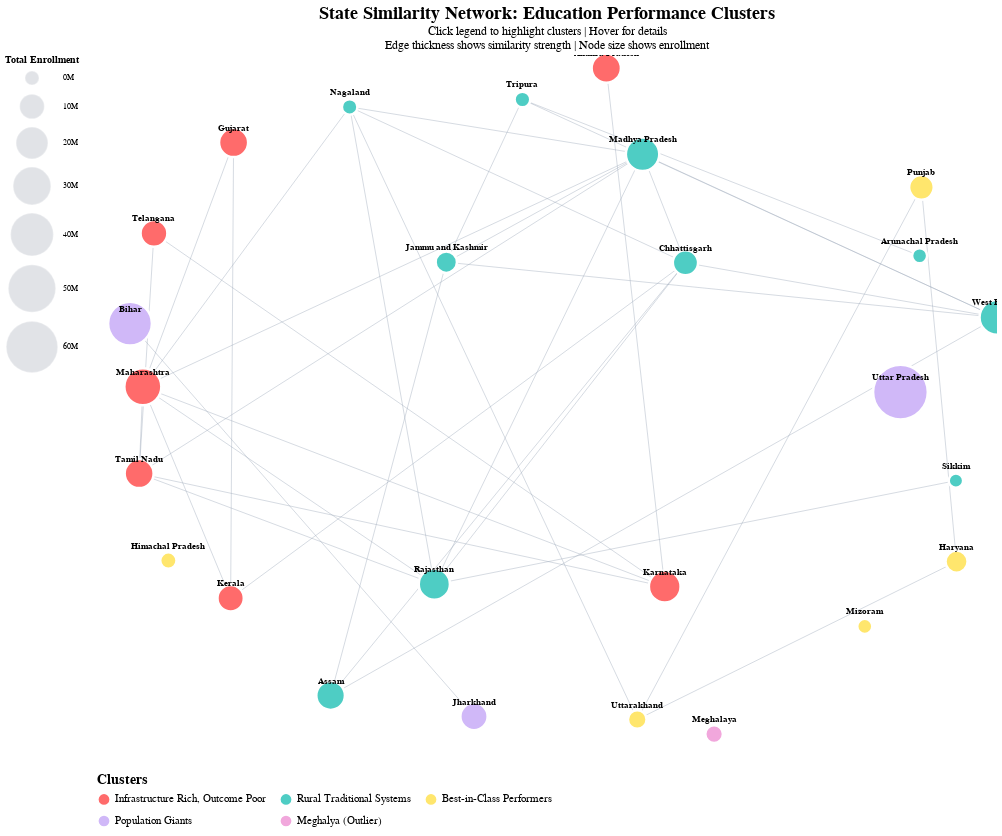

The notebook cell this image was saved under:
### Code cell
import pandas as pd
import numpy as np
import altair as alt
import networkx as nx
from sklearn.preprocessing import StandardScaler
from sklearn.cluster import AgglomerativeClustering
from scipy.spatial.distance import pdist, squareform


# ============================================
# PREPARE NODE DATA
# ============================================

# Get spring layout positions
pos = nx.spring_layout(G, k=2, iterations=50, seed=42)

# Create nodes dataframe
nodes_list = []
for node in G.nodes():
    x, y = pos[node]
    nodes_list.append({
        'state': node,
        'x': x,
        'y': y,
        'cluster': G.nodes[node]['cluster'],
        'cluster_name': G.nodes[node]['cluster_name'],
        'reading': G.nodes[node]['reading'],
        'math': G.nodes[node]['math'],
        'infrastructure': G.nodes[node]['infrastructure'],
        'str_ratio': G.nodes[node]['str_ratio'],
        'enrollment': G.nodes[node]['enrollment']
    })

df_nodes = pd.DataFrame(nodes_list)

# Calculate normalized enrollment for sizing
df_nodes['enrollment_millions'] = df_nodes['enrollment'] / 1000000

print(f"✓ Prepared {len(df_nodes)} nodes")

# ============================================
# PREPARE EDGE DATA
# ============================================

# Create edges dataframe
edges_list = []
for u, v in G.edges():
    x0, y0 = pos[u]
    x1, y1 = pos[v]
    edges_list.append({
        'source': u,
        'target': v,
        'x': x0,
        'y': y0,
        'x2': x1,
        'y2': y1,
        'similarity': G[u][v]['similarity']
    })

df_edges = pd.DataFrame(edges_list)

print(f"✓ Prepared {len(df_edges)} edges")

# ============================================
# CREATE ALTAIR CHART
# ============================================

alt.data_transformers.disable_max_rows()

# Create cluster selection (click legend to highlight)
cluster_selection = alt.selection_point(
    fields=['cluster_name'], 
    bind='legend'
)

# Hover selection to highlight connected states
hover = alt.selection_point(
    on='mouseover',
    fields=['state'],
    nearest=True,
    empty=False
)

# Define color scheme
color_scale = alt.Scale(
    domain=list(cluster_names.values()),
    range=['#ff6b6b', '#4ecdc4', '#ffe66d', '#d0b8f8', '#f1a7dc']
)

# Create edge layer
edges = alt.Chart(df_edges).mark_line(
    strokeWidth=1,
    color="#9aa6b7",
    opacity=0.4
).encode(
    x=alt.X('x:Q', axis=None),
    y=alt.Y('y:Q', axis=None),
    x2='x2:Q',
    y2='y2:Q',
    strokeWidth=alt.StrokeWidth('similarity:Q', 
                                 scale=alt.Scale(range=[1, 8]),
                                 legend=None)
)

# Create node layer
nodes = alt.Chart(df_nodes).mark_circle(
    stroke='white',
    strokeWidth=2.5,
    opacity=0.95
).encode(
    x=alt.X('x:Q', axis=None),
    y=alt.Y('y:Q', axis=None),
    size=alt.Size('enrollment:Q', 
                  title='Total Enrollment',
                  scale=alt.Scale(range=[200, 3000]),
                  legend=alt.Legend(
                      orient='left',
                      direction='vertical',
                      titleFontSize=10,
                      labelFontSize=8,
                      format='~s',
                      symbolFillColor='#9ca3af',  # Gray color for legend symbols
                      #symbolStrokeColor='#6b7280',
                      symbolOpacity=0.3
                  )),
    color=alt.Color('cluster_name:N',
                    title='Clusters',
                    scale=color_scale,
                    legend=alt.Legend(
                        orient='bottom',
                        titleFontSize=14,
                        labelFontSize=11,
                        columns=3,
                        symbolSize=150,
                        labelLimit=300
                    )),
    opacity=alt.condition(
        cluster_selection,
        alt.value(1),
        alt.value(0.1)
    ),
    tooltip=[
        alt.Tooltip('state:N', title='State'),
        alt.Tooltip('cluster_name:N', title='Cluster'),
        alt.Tooltip('reading:Q', title='Reading (Std 8)', format='.1f'),
        alt.Tooltip('math:Q', title='Math (Std 8)', format='.1f'),
        alt.Tooltip('infrastructure:Q', title='Infrastructure Index', format='.1f'),
        alt.Tooltip('str_ratio:Q', title='Student-Teacher Ratio', format='.1f'),
        alt.Tooltip('enrollment_millions:Q', title='Enrollment (millions)', format='.2f')
    ]
).add_params(
    cluster_selection
)

# Create text labels
labels = alt.Chart(df_nodes).mark_text(
    align='center',
    baseline='middle',
    dy=-15,
    fontSize=9,
    fontWeight='bold',
    font='Arial'
).encode(
    x=alt.X('x:Q', axis=None),
    y=alt.Y('y:Q', axis=None),
    text='state:N',
    opacity=alt.condition(
        cluster_selection,
        alt.value(1),
        alt.value(0.3)
    )
)

# Combine layers
network_chart = (edges + nodes + labels).properties(
    width=900,
    height=700,
    title={
        "text": "State Similarity Network: Education Performance Clusters",
        "subtitle": [
            "Click legend to highlight clusters | Hover for details",
            "Edge thickness shows similarity strength | Node size shows enrollment"
        ],
        "fontSize": 18,
        "subtitleFontSize": 12,
        "anchor": "middle"
    }
).configure_view(
    strokeWidth=0
).configure_axis(
    grid=False
).interactive()

# Display
network_chart.show()

# Save as JSON for your website
output_json = '/Users/trishapunamiya/tpunamiya.github.io-4/charts/state_network_altair.json'
network_chart.save(output_json)

# ============================================
# ALSO SAVE THE DATA
# ============================================

# Save nodes
df_nodes.to_json(
    '/Users/trishapunamiya/tpunamiya.github.io-4/charts/network_nodes.json',
    orient='records',
    indent=2
)

# Save edges
df_edges.to_json(
    '/Users/trishapunamiya/tpunamiya.github.io-4/charts/network_edges.json',
    orient='records',
    indent=2
)

### Figure 1 — Vega-Lite specification as saved in the notebook (floating-point values rounded to 4 significant figures)
{"config": {"view": {"continuousWidth": 300, "continuousHeight": 300, "strokeWidth": 0}, "axis": {"grid": false}}, "layer": [{"data": {"name": "data-cdb7ddabe8968b3b3abb3c236285ef47"}, "mark": {"type": "line", "color": "#9aa6b7", "opacity": 0.4, "strokeWidth": 1}, "encoding": {"strokeWidth": {"field": "similarity", "legend": null, "scale": {"range": [1, 8]}, "type": "quantitative"}, "x": {"axis": null, "field": "x", "type": "quantitative"}, "x2": {"field": "x2"}, "y": {"axis": null, "field": "y", "type": "quantitative"}, "y2": {"field": "y2"}}, "name": "view_57"}, {"data": {"name": "data-a766809bf4fb1fec4c6292d59140f9f1"}, "mark": {"type": "circle", "opacity": 0.95, "stroke": "white", "strokeWidth": 2.5}, "encoding": {"color": {"field": "cluster_name", "legend": {"columns": 3, "labelFontSize": 11, "labelLimit": 300, "orient": "bottom", "symbolSize": 150, "titleFontSize": 14}, "scale": {"domain": ["Infrastructure Rich, Outcome Poor", "Rural Traditional Systems", "Best-in-Class Performers", "Population Giants", "Meghalya (Outlier)"], "range": ["#ff6b6b", "#4ecdc4", "#ffe66d", "#d0b8f8", "#f1a7dc"]}, "title": "Clusters", "type": "nominal"}, "opacity": {"condition": {"param": "param_57", "value": 1}, "value": 0.1}, "size": {"field": "enrollment", "legend": {"direction": "vertical", "format": "~s", "labelFontSize": 8, "orient": "left", "symbolFillColor": "#9ca3af", "symbolOpacity": 0.3, "titleFontSize": 10}, "scale": {"range": [200, 3000]}, "title": "Total Enrollment", "type": "quantitative"}, "tooltip": [{"field": "state", "title": "State", "type": "nominal"}, {"field": "cluster_name", "title": "Cluster", "type": "nominal"}, {"field": "reading", "format": ".1f", "title": "Reading (Std 8)", "type": "quantitative"}, {"field": "math", "format": ".1f", "title": "Math (Std 8)", "type": "quantitative"}, {"field": "infrastructure", "format": ".1f", "title": "Infrastructure Index", "type": "quantitative"}, {"field": "str_ratio", "format": ".1f", "title": "Student-Teacher Ratio", "type": "quantitative"}, {"field": "enrollment_millions", "format": ".2f", "title": "Enrollment (millions)", "type": "quantitative"}], "x": {"axis": null, "field": "x", "type": "quantitative"}, "y": {"axis": null, "field": "y", "type": "quantitative"}}, "name": "view_56"}, {"data": {"name": "data-a766809bf4fb1fec4c6292d59140f9f1"}, "mark": {"type": "text", "align": "center", "baseline": "middle", "dy": -15, "font": "Arial", "fontSize": 9, "fontWeight": "bold"}, "encoding": {"opacity": {"condition": {"param": "param_57", "value": 1}, "value": 0.3}, "text": {"field": "state", "type": "nominal"}, "x": {"axis": null, "field": "x", "type": "quantitative"}, "y": {"axis": null, "field": "y", "type": "quantitative"}}}], "height": 700, "params": [{"name": "param_57", "select": {"type": "point", "fields": ["cluster_name"]}, "bind": "legend", "views": ["view_56"]}, {"name": "param_59", "select": {"type": "interval", "encodings": ["x", "y"]}, "bind": "scales", "views": ["view_57"]}], "title": {"text": "State Similarity Network: Education Performance Clusters", "subtitle": ["Click legend to highlight clusters | Hover for details", "Edge thickness shows similarity strength | Node size shows enrollment"], "fontSize": 18, "subtitleFontSize": 12, "anchor": "middle"}, "width": 900, "$schema": "https://vega.github.io/schema/vega-lite/v5.20.1.json", "datasets": {"data-cdb7ddabe8968b3b3abb3c236285ef47": [{"source": "Andhra Pradesh", "target": "Karnataka", "x": 0.1317, "y": 0.9625, "x2": 0.2617, "y2": -0.5189, "similarity": 0.7114}, {"source": "Arunachal Pradesh", "target": "Tripura", "x": 0.828, "y": 0.4266, "x2": -0.05465, "y2": 0.873, "similarity": 0.7816}, {"source": "Assam", "target": "Chhattisgarh", "x": -0.4809, "y": -0.8302, "x2": 0.3077, "y2": 0.4064, "similarity": 0.7375}, {"source": "Assam", "target": "Jammu and Kashmir", "x": -0.4809, "y": -0.8302, "x2": -0.2238, "y2": 0.408, "similarity": 0.7017}, {"source": "Assam", "target": "West Bengal", "x": -0.4809, "y": -0.8302, "x2": 1.0, "y2": 0.2502, "similarity": 0.7426}, {"source": "Bihar", "target": "Jharkhand", "x": -0.9267, "y": 0.2327, "x2": -0.1622, "y2": -0.89, "similarity": 0.7932}, {"source": "Chhattisgarh", "target": "Kerala", "x": 0.3077, "y": 0.4064, "x2": -0.703, "y2": -0.5522, "similarity": 0.707}, {"source": "Chhattisgarh", "target": "Madhya Pradesh", "x": 0.3077, "y": 0.4064, "x2": 0.2124, "y2": 0.7165, "similarity": 0.7623}, {"source": "Chhattisgarh", "target": "Nagaland", "x": 0.3077, "y": 0.4064, "x2": -0.4385, "y2": 0.8517, "similarity": 0.7053}, {"source": "Chhattisgarh", "target": "Rajasthan", "x": 0.3077, "y": 0.4064, "x2": -0.2504, "y2": -0.5121, "similarity": 0.7162}, {"source": "Chhattisgarh", "target": "West Bengal", "x": 0.3077, "y": 0.4064, "x2": 1.0, "y2": 0.2502, "similarity": 0.7982}, {"source": "Gujarat", "target": "Kerala", "x": -0.6965, "y": 0.7498, "x2": -0.703, "y2": -0.5522, "similarity": 0.7936}, {"source": "Gujarat", "target": "Maharashtra", "x": -0.6965, "y": 0.7498, "x2": -0.8981, "y2": 0.05206, "similarity": 0.8529}, {"source": "Haryana", "target": "Punjab", "x": 0.9101, "y": -0.4474, "x2": 0.8321, "y2": 0.6219, "similarity": 0.7973}, {"source": "Haryana", "target": "Uttarakhand", "x": 0.9101, "y": -0.4474, "x2": 0.2006, "y2": -0.8986, "similarity": 0.7945}, {"source": "Jammu and Kashmir", "target": "Madhya Pradesh", "x": -0.2238, "y": 0.408, "x2": 0.2124, "y2": 0.7165, "similarity": 0.7419}, {"source": "Jammu and Kashmir", "target": "Tripura", "x": -0.2238, "y": 0.408, "x2": -0.05465, "y2": 0.873, "similarity": 0.7317}, {"source": "Jammu and Kashmir", "target": "West Bengal", "x": -0.2238, "y": 0.408, "x2": 1.0, "y2": 0.2502, "similarity": 0.745}, {"source": "Karnataka", "target": "Maharashtra", "x": 0.2617, "y": -0.5189, "x2": -0.8981, "y2": 0.05206, "similarity": 0.7565}, {"source": "Karnataka", "target": "Tamil Nadu", "x": 0.2617, "y": -0.5189, "x2": -0.9064, "y2": -0.1958, "similarity": 0.7566}, {"source": "Karnataka", "target": "Telangana", "x": 0.2617, "y": -0.5189, "x2": -0.8734, "y2": 0.4904, "similarity": 0.7995}, {"source": "Kerala", "target": "Maharashtra", "x": -0.703, "y": -0.5522, "x2": -0.8981, "y2": 0.05206, "similarity": 0.75}, {"source": "Madhya Pradesh", "target": "Maharashtra", "x": 0.2124, "y": 0.7165, "x2": -0.8981, "y2": 0.05206, "similarity": 0.745}, {"source": "Madhya Pradesh", "target": "Nagaland", "x": 0.2124, "y": 0.7165, "x2": -0.4385, "y2": 0.8517, "similarity": 0.7317}, {"source": "Madhya Pradesh", "target": "Rajasthan", "x": 0.2124, "y": 0.7165, "x2": -0.2504, "y2": -0.5121, "similarity": 0.8629}, {"source": "Madhya Pradesh", "target": "Tamil Nadu", "x": 0.2124, "y": 0.7165, "x2": -0.9064, "y2": -0.1958, "similarity": 0.7308}, {"source": "Madhya Pradesh", "target": "West Bengal", "x": 0.2124, "y": 0.7165, "x2": 1.0, "y2": 0.2502, "similarity": 0.7625}, {"source": "Maharashtra", "target": "Nagaland", "x": -0.8981, "y": 0.05206, "x2": -0.4385, "y2": 0.8517, "similarity": 0.7529}, {"source": "Maharashtra", "target": "Rajasthan", "x": -0.8981, "y": 0.05206, "x2": -0.2504, "y2": -0.5121, "similarity": 0.703}, {"source": "Maharashtra", "target": "Tamil Nadu", "x": -0.8981, "y": 0.05206, "x2": -0.9064, "y2": -0.1958, "similarity": 0.7452}, {"source": "Nagaland", "target": "Rajasthan", "x": -0.4385, "y": 0.8517, "x2": -0.2504, "y2": -0.5121, "similarity": 0.7286}, {"source": "Nagaland", "target": "Uttarakhand", "x": -0.4385, "y": 0.8517, "x2": 0.2006, "y2": -0.8986, "similarity": 0.724}, {"source": "Punjab", "target": "Uttarakhand", "x": 0.8321, "y": 0.6219, "x2": 0.2006, "y2": -0.8986, "similarity": 0.7598}, {"source": "Rajasthan", "target": "Sikkim", "x": -0.2504, "y": -0.5121, "x2": 0.9087, "y2": -0.2161, "similarity": 0.7305}, {"source": "Rajasthan", "target": "Tamil Nadu", "x": -0.2504, "y": -0.5121, "x2": -0.9064, "y2": -0.1958, "similarity": 0.7104}, {"source": "Tamil Nadu", "target": "Telangana", "x": -0.9064, "y": -0.1958, "x2": -0.8734, "y2": 0.4904, "similarity": 0.756}, {"source": "Tripura", "target": "West Bengal", "x": -0.05465, "y": 0.873, "x2": 1.0, "y2": 0.2502, "similarity": 0.718}], "data-a766809bf4fb1fec4c6292d59140f9f1": [{"state": "Andhra Pradesh", "x": 0.1317, "y": 0.9625, "cluster": 0, "cluster_name": "Infrastructure Rich, Outcome Poor", "reading": 56.2, "math": 48.4, "infrastructure": 99.04, "str_ratio": 46.9, "enrollment": 16068910, "enrollment_millions": 16.07}, {"state": "Arunachal Pradesh", "x": 0.828, "y": 0.4266, "cluster": 1, "cluster_name": "Rural Traditional Systems", "reading": 76.0, "math": 47.7, "infrastructure": 49.9, "str_ratio": 26.1, "enrollment": 656615, "enrollment_millions": 0.6566}, {"state": "Assam", "x": -0.4809, "y": -0.8302, "cluster": 1, "cluster_name": "Rural Traditional Systems", "reading": 65.9, "math": 29.2, "infrastructure": 86.59, "str_ratio": 44.5, "enrollment": 15142490, "enrollment_millions": 15.14}, {"state": "Bihar", "x": -0.9267, "y": 0.2327, "cluster": 3, "cluster_name": "Population Giants", "reading": 72.8, "math": 63.6, "infrastructure": 83.32, "str_ratio": 59.4, "enrollment": 41997243, "enrollment_millions": 42.0}, {"state": "Chhattisgarh", "x": 0.3077, "y": 0.4064, "cluster": 1, "cluster_name": "Rural Traditional Systems", "reading": 76.0, "math": 36.7, "infrastructure": 84.65, "str_ratio": 37.4, "enrollment": 10660317, "enrollment_millions": 10.66}, {"state": "Gujarat", "x": -0.6965, "y": 0.7498, "cluster": 0, "cluster_name": "Infrastructure Rich, Outcome Poor", "reading": 75.9, "math": 30.5, "infrastructure": 95.97, "str_ratio": 40.7, "enrollment": 15822125, "enrollment_millions": 15.82}, {"state": "Haryana", "x": 0.9101, "y": -0.4474, "cluster": 2, "cluster_name": "Best-in-Class Performers", "reading": 82.7, "math": 56.4, "infrastructure": 93.42, "str_ratio": 26.8, "enrollment": 7077644, "enrollment_millions": 7.078}, {"state": "Himachal Pradesh", "x": -0.8414, "y": -0.4444, "cluster": 2, "cluster_name": "Best-in-Class Performers", "reading": 88.3, "math": 54.4, "infrastructure": 89.86, "str_ratio": 16.2, "enrollment": 1665194, "enrollment_millions": 1.665}, {"state": "Jammu and Kashmir", "x": -0.2238, "y": 0.408, "cluster": 1, "cluster_name": "Rural Traditional Systems", "reading": 58.5, "math": 35.8, "infrastructure": 68.91, "str_ratio": 37.4, "enrollment": 6240962, "enrollment_millions": 6.241}, {"state": "Jharkhand", "x": -0.1622, "y": -0.89, "cluster": 3, "cluster_name": "Population Giants", "reading": 69.5, "math": 50.9, "infrastructure": 84.69, "str_ratio": 63.5, "enrollment": 13280523, "enrollment_millions": 13.28}, {"state": "Karnataka", "x": 0.2617, "y": -0.5189, "cluster": 0, "cluster_name": "Infrastructure Rich, Outcome Poor", "reading": 62.1, "math": 37.9, "infrastructure": 85.99, "str_ratio": 43.5, "enrollment": 19685263, "enrollment_millions": 19.69}, {"state": "Kerala", "x": -0.703, "y": -0.5522, "cluster": 0, "cluster_name": "Infrastructure Rich, Outcome Poor", "reading": 84.5, "math": 38.2, "infrastructure": 96.78, "str_ratio": 41.3, "enrollment": 12058210, "enrollment_millions": 12.06}, {"state": "Madhya Pradesh", "x": 0.2124, "y": 0.7165, "cluster": 1, "cluster_name": "Rural Traditional Systems", "reading": 66.9, "math": 38.0, "infrastructure": 79.61, "str_ratio": 31.3, "enrollment": 22444915, "enrollment_millions": 22.44}, {"state": "Maharashtra", "x": -0.8981, "y": 0.05206, "cluster": 0, "cluster_name": "Infrastructure Rich, Outcome Poor", "reading": 74.2, "math": 36.3, "infrastructure": 86.75, "str_ratio": 38.3, "enrollment": 28599071, "enrollment_millions": 28.6}, {"state": "Meghalaya", "x": 0.3714, "y": -0.9403, "cluster": 4, "cluster_name": "Meghalya (Outlier)", "reading": 75.4, "math": 19.2, "infrastructure": 35.38, "str_ratio": 47.7, "enrollment": 2719888, "enrollment_millions": 2.72}, {"state": "Mizoram", "x": 0.7062, "y": -0.6325, "cluster": 2, "cluster_name": "Best-in-Class Performers", "reading": 90.7, "math": 60.9, "infrastructure": 69.16, "str_ratio": 28.6, "enrollment": 713852, "enrollment_millions": 0.7139}, {"state": "Nagaland", "x": -0.4385, "y": 0.8517, "cluster": 1, "cluster_name": "Rural Traditional Systems", "reading": 79.6, "math": 40.2, "infrastructure": 71.91, "str_ratio": 30.6, "enrollment": 1013046, "enrollment_millions": 1.013}, {"state": "Punjab", "x": 0.8321, "y": 0.6219, "cluster": 2, "cluster_name": "Best-in-Class Performers", "reading": 82.2, "math": 63.9, "infrastructure": 91.14, "str_ratio": 36.3, "enrollment": 9927377, "enrollment_millions": 9.927}, {"state": "Rajasthan", "x": -0.2504, "y": -0.5121, "cluster": 1, "cluster_name": "Rural Traditional Systems", "reading": 69.1, "math": 33.3, "infrastructure": 80.32, "str_ratio": 23.8, "enrollment": 18880521, "enrollment_millions": 18.88}, {"state": "Sikkim", "x": 0.9087, "y": -0.2161, "cluster": 1, "cluster_name": "Rural Traditional Systems", "reading": 76.5, "math": 27.6, "infrastructure": 77.19, "str_ratio": 14.4, "enrollment": 215667, "enrollment_millions": 0.2157}, {"state": "Tamil Nadu", "x": -0.9064, "y": -0.1958, "cluster": 0, "cluster_name": "Infrastructure Rich, Outcome Poor", "reading": 64.2, "math": 40.0, "infrastructure": 93.38, "str_ratio": 28.5, "enrollment": 15650008, "enrollment_millions": 15.65}, {"state": "Telangana", "x": -0.8734, "y": 0.4904, "cluster": 0, "cluster_name": "Infrastructure Rich, Outcome Poor", "reading": 56.4, "math": 41.1, "infrastructure": 84.38, "str_ratio": 35.5, "enrollment": 12720153, "enrollment_millions": 12.72}, {"state": "Tripura", "x": -0.05465, "y": 0.873, "cluster": 1, "cluster_name": "Rural Traditional Systems", "reading": 68.8, "math": 39.4, "infrastructure": 57.4, "str_ratio": 29.6, "enrollment": 1117574, "enrollment_millions": 1.118}, {"state": "Uttar Pradesh", "x": 0.7854, "y": 0.03683, "cluster": 3, "cluster_name": "Population Giants", "reading": 75.1, "math": 55.2, "infrastructure": 75.78, "str_ratio": 42.3, "enrollment": 68380027, "enrollment_millions": 68.38}, {"state": "Uttarakhand", "x": 0.2006, "y": -0.8986, "cluster": 2, "cluster_name": "Best-in-Class Performers", "reading": 82.2, "math": 52.5, "infrastructure": 87.16, "str_ratio": 26.8, "enrollment": 3599643, "enrollment_millions": 3.6}, {"state": "West Bengal", "x": 1.0, "y": 0.2502, "cluster": 1, "cluster_name": "Rural Traditional Systems", "reading": 71.3, "math": 33.7, "infrastructure": 71.08, "str_ratio": 42.6, "enrollment": 24855325, "enrollment_millions": 24.86}]}}
